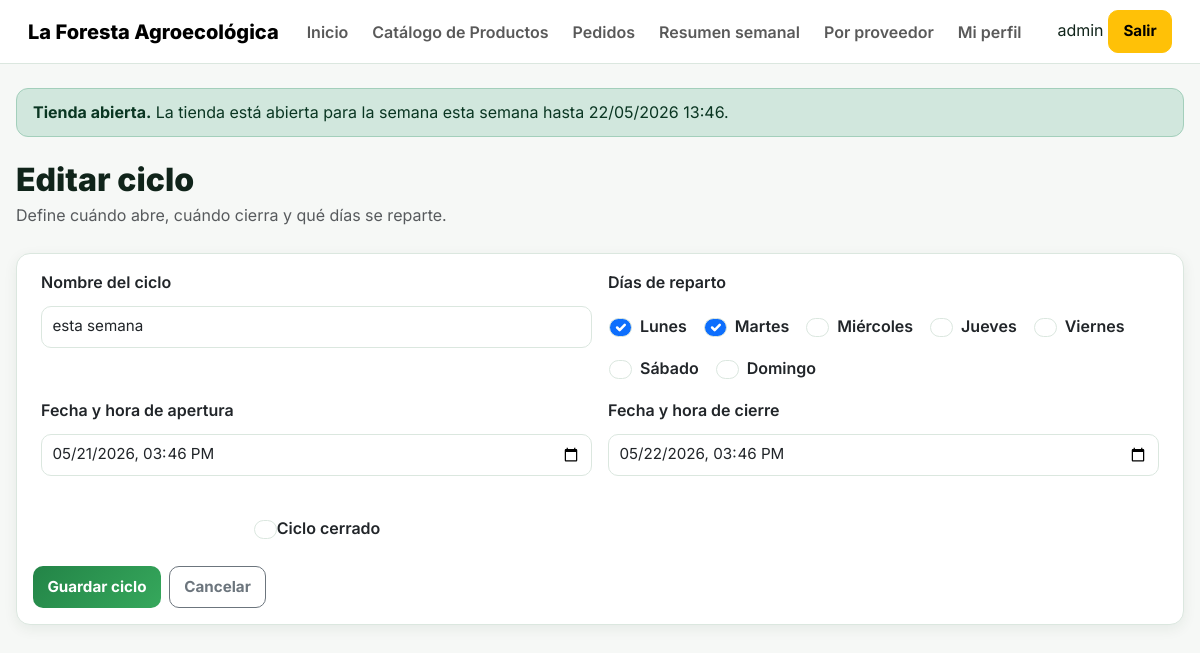
/pedidos/ciclos/5/editar/ (signed in), run on the app's committed database.
### orders/models.py (models this page shows, shortened)
class OrderCycle(models.Model):
    nombre = models.CharField(max_length=100)
    inicio = models.DateTimeField()
    cierre = models.DateTimeField()
    dias_reparto = models.CharField(
        max_length=200,
        blank=True,
        help_text="Ejemplo: Lunes y Martes"
    )
    cerrado = models.BooleanField(default=False)

### orders/views.py (the view)
# urls.py: path('ciclos/<int:pk>/editar/', cycle_update, name='cycle_update'),
@login_required
@user_passes_test(admin_required)
def cycle_update(request, pk):
    ciclo = get_object_or_404(OrderCycle, pk=pk)
    form = OrderCycleForm(request.POST or None, instance=ciclo)
    if form.is_valid():
        form.save()
        messages.success(request, 'Ciclo actualizado correctamente.')
        return redirect('cycle_list')
    return render(request, 'orders/cycle_form.html', {
        'form': form,
        'titulo': 'Editar ciclo'
    })

### core/context_processors.py (called while the page is built, shortened)
def shop_status(request):
    now = timezone.now()
    ciclo = OrderCycle.objects.filter(
        cerrado=False,
        inicio__lte=now,
        cierre__gte=now
    ).order_by('-inicio').first()
    if ciclo:
        shop_open = True
        shop_status_message = f'La tienda está abierta para la semana {ciclo.nombre} hasta {ciclo.cierre.strftime("%d/%m/%Y %H:%M")}.'
    return {
        'shop_open': shop_open,
        'shop_status_message': shop_status_message,
        'APP_DISPLAY_NAME': getattr(settings, 'APP_DISPLAY_NAME', 'La Foresta Agroecológica'),
    }

### orders/views.py (called while the page is built)
def admin_required(user):
    return user.is_superuser

### templates/orders/cycle_form.html (shortened to what this page needs)
{% extends "base.html" %}
{% block content %}
<div class="page-hero">
    <div>
        <h1>{{ titulo }}</h1>
        <p class="text-muted">Define cuándo abre, cuándo cierra y qué días se reparte.</p>
    </div>
</div>
<div class="card">
    <div class="card-body">
        <form method="post">
            <div class="row g-3">
                <div class="col-md-6">
                    <label class="form-label">Nombre del ciclo</label>
                    {{ form.nombre }}
                </div>
                <div class="col-md-6">
                    <label class="form-label">Días de reparto</label>
                    <div class="d-flex gap-3 flex-wrap mt-2">
                        {% for checkbox in form.dias_reparto %}
                            <label class="form-check d-flex align-items-center gap-2">
                                {{ checkbox.tag }}
                                <span>{{ checkbox.choice_label }}</span>
                            </label>
                        {% endfor %}
                    </div>
                </div>
                <div class="col-md-6">
                    <label class="form-label">Fecha y hora de apertura</label>
                    {{ form.inicio }}
                </div>
                <div class="col-md-6">
                    <label class="form-label">Fecha y hora de cierre</label>
                    {{ form.cierre }}
                </div>
                <div class="col-md-6 d-flex align-items-center">
                    <div class="form-check mt-4">
                        {{ form.cerrado }}
                        <label class="form-check-label">Ciclo cerrado</label>
                    </div>
                </div>
            </div>
            <div class="d-flex gap-2 mt-4">
                <button type="submit" class="btn btn-success">Guardar ciclo</button>
                <a href="{% url 'cycle_list' %}" class="btn btn-outline-secondary">Cancelar</a>
            </div>
        </form>
    </div>
</div>
{% endblock %}

### templates/base.html (shortened to what this page needs)
{% load static %}
<!DOCTYPE html>
<html lang="es">
<head>
  <link rel="stylesheet" href="https://cdn.jsdelivr.net/npm/bootstrap@5.3.3/dist/css/bootstrap.min.css">
  <link rel="stylesheet" href="{% static 'css/styles.css' %}">
</head>
<body class="app-body">
<nav class="navbar navbar-expand-lg app-navbar">
  <div class="container-fluid app-container">
    <a class="navbar-brand brand-mark" href="{% url 'dashboard_redirect' %}">
      <span>{{ APP_DISPLAY_NAME|default:"La Foresta Agroecológica" }}</span>
    </a>
    {% if user.is_authenticated %}
    <div class="collapse navbar-collapse" id="mainNav">
      <ul class="navbar-nav me-auto mb-2 mb-lg-0 nav-pills-soft">
        <li class="nav-item"><a class="nav-link" href="{% url 'dashboard_redirect' %}">Inicio</a></li>
        <li class="nav-item"><a class="nav-link" href="{% url 'product_table' %}">Catálogo de Productos</a></li>
        <li class="nav-item"><a class="nav-link" href="{% url 'pedido_list' %}">Pedidos</a></li>
        {% if user.is_superuser %}
          <li class="nav-item"><a class="nav-link" href="{% url 'weekly_summary' %}">Resumen semanal</a></li>
          <li class="nav-item"><a class="nav-link" href="{% url 'supplier_summary' %}">Por proveedor</a></li>
        {% endif %}
        <li class="nav-item"><a class="nav-link" href="{% url 'profile_edit' %}">Mi perfil</a></li>
      </ul>
      <div class="user-chip-wrap">
        <span class="user-chip">{{ user.username }}</span>
        <a class="btn btn-warning btn-sm btn-soft-warning" href="{% url 'logout' %}">Salir</a>
      </div>
    </div>
    {% endif %}
  </div>
</nav>
<main class="container py-4 app-container">
  {% if user.is_authenticated %}
    <div class="alert status-alert {% if shop_open %}alert-success{% else %}alert-warning{% endif %} mb-4" role="alert">
      <strong>{% if shop_open %}Tienda abierta{% else %}Tienda cerrada{% endif %}.</strong>
      {{ shop_status_message }}
    </div>
  {% endif %}
  {% block content %}{% endblock %}
</main>
</body>
</html>

### static/css/styles.css (style rules this page uses)
:root { --bg: #f6f8f6; --panel: #ffffff; --text: #10241a; --muted: #5f6f66; --green: #238447; --green-dark: #176332; --green-soft: #e8f5ec; --line: #dbe7df; --warning-bg: #fff6dc; --warning-line: #f2d47b; --shadow: 0 4px 14px rgba(20,60,35,.07); --radius: 14px; }
* { box-sizing: border-box; }
body { margin: 0; font-family: Inter, system-ui, sans-serif; color: var(--text); background: #f6f8f6; min-height: 100vh; overflow-x: hidden; }
.navbar { background: rgba(255,255,255,.96) !important; backdrop-filter: blur(10px); border-bottom: 1px solid var(--line); padding: .65rem 1rem; }
.navbar-brand { font-weight: 800; }
.nav-link { font-weight: 600; border-radius: 999px; padding: .45rem .75rem !important; }
.container { max-width: 1280px; padding: .8rem 1rem; }
h1 { font-size: 2rem; font-weight: 850; margin-bottom: .25rem; }
p { color: var(--muted); margin-bottom: .6rem; }
.alert { border-radius: 12px; padding: .7rem 1rem; margin-bottom: 1rem; }
.card { border-radius: var(--radius) !important; border: 1px solid var(--line) !important; box-shadow: var(--shadow); margin-bottom: 1rem; }
.card-body { padding: 1rem !important; }
.btn { border-radius: 10px !important; font-weight: 700 !important; padding: .55rem .9rem !important; font-size: .95rem !important; }
.btn-success { background: linear-gradient(135deg,var(--green),#36a85c) !important; border: none !important; }
.form-control, .form-select, textarea, input { border-radius: 10px !important; border: 1px solid var(--line) !important; padding: .55rem .65rem !important; font-size: .95rem !important; }
.card .row.g-3 > div { display: flex; flex-direction: column; gap: .25rem; }
.card .row.g-3 label { font-weight: 600; }
.page-hero { display: flex; justify-content: space-between; align-items: center; flex-wrap: wrap; gap: .7rem; margin-bottom: 1rem; }
.row { margin-left: 0; margin-right: 0; }

### data on the page
OrderCycle: nombre "esta semana", inicio "05/21/2026 15:46", cierre "05/22/2026 15:46"

### other printed values
{{ APP_DISPLAY_NAME|default:"La Foresta Agroecológica" }} "La Foresta Agroecológica"
{{ user.username }} "admin"
{{ shop_status_message }} "La tienda está abierta para la semana esta semana hasta 22/05/2026 13:46."
{{ titulo }} "Editar ciclo"
{{ checkbox.choice_label }} "Lunes" "Martes" "Miércoles" "Jueves" "Viernes" "Sábado" "Domingo"
